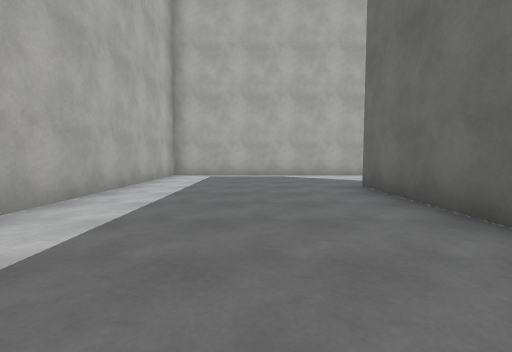
[1] (above)

24 first-person views from a walk through a 3-D level made in the Unity game engine. The camera is 1.2 m above the floor, tilts 4° down and sees 85° across. The floor is counted in squares, 2 m on a side. Each view is taken from the middle of a square. On the plan, view 1 faces up. The plan holds only what a view shows up to about 9 squares ahead; the rest is blank. The place goes on beyond the plan. The player character is not drawn. Surface patterns are stand-ins for the level's own textures.

[2]
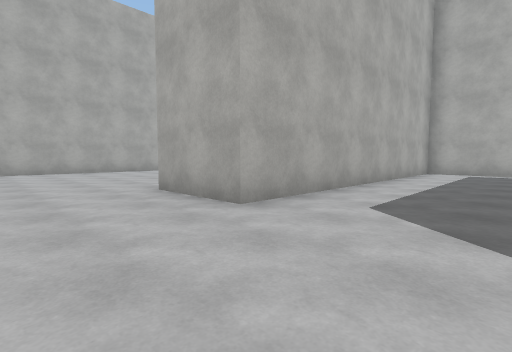

[3]
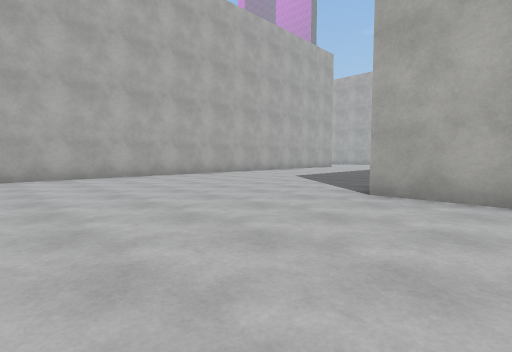

[4]
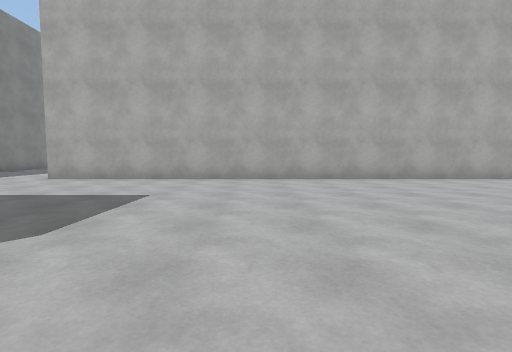

[5]
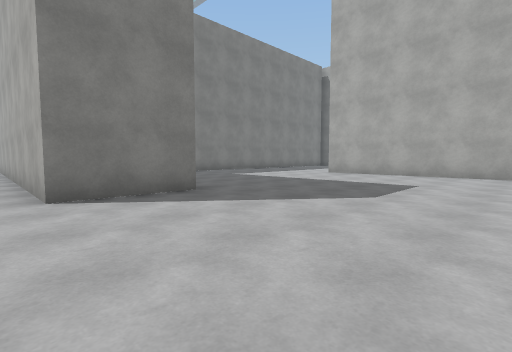

[6]
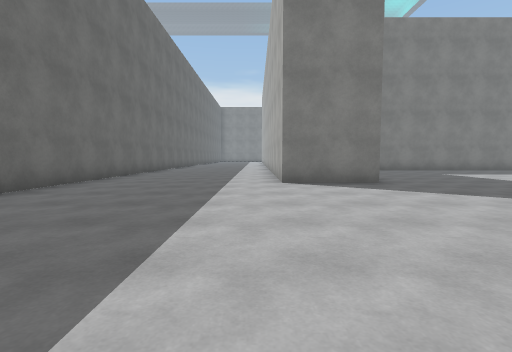

[7]
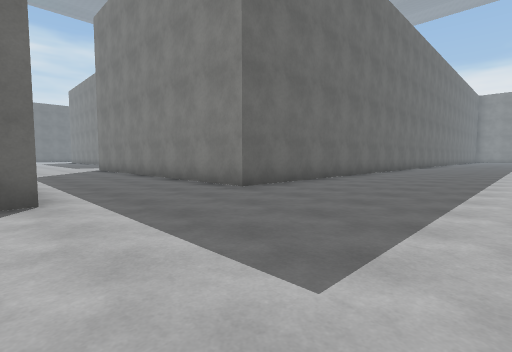

[8]
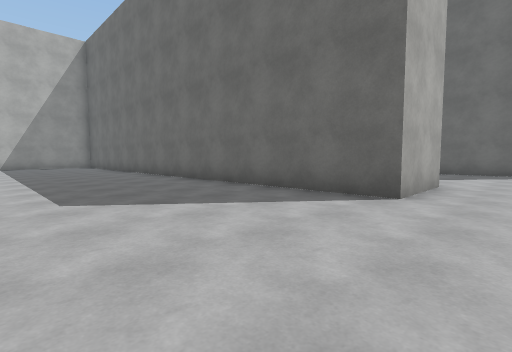

[9]
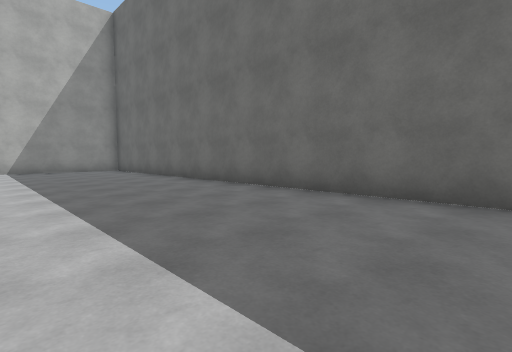

[10]
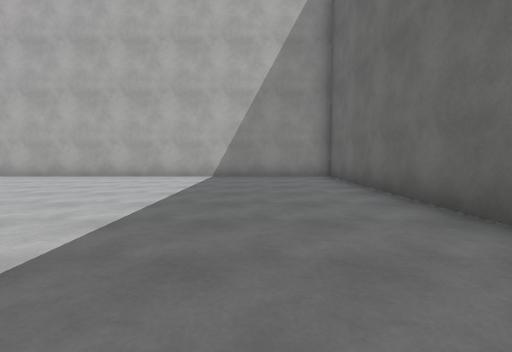

[11]
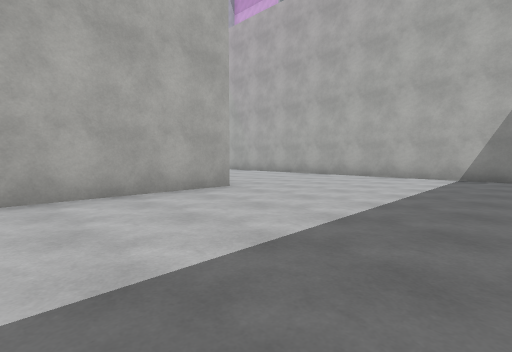

[12]
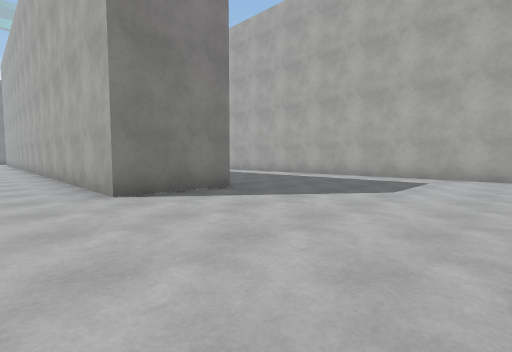

[13]
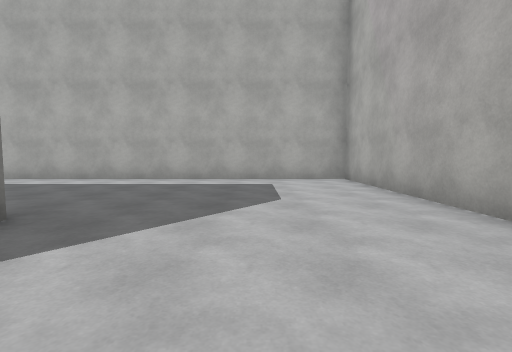

[14]
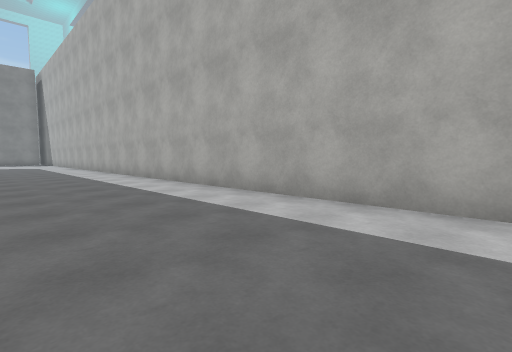

[15]
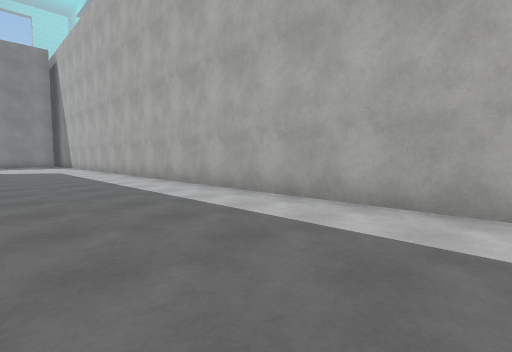

[16]
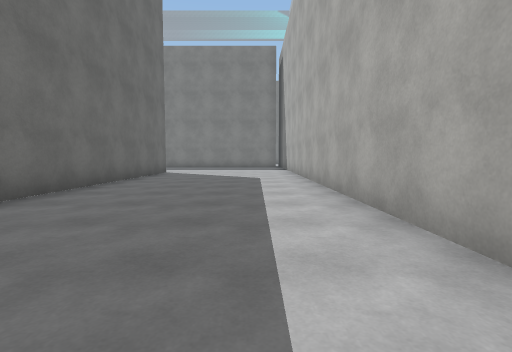

[17]
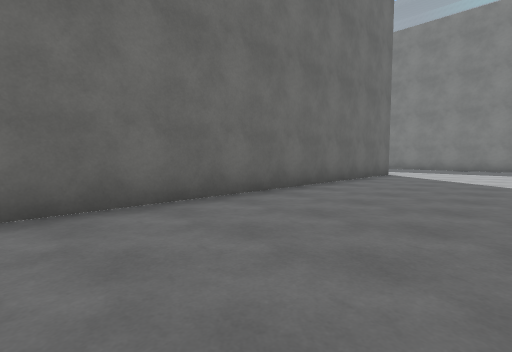

[18]
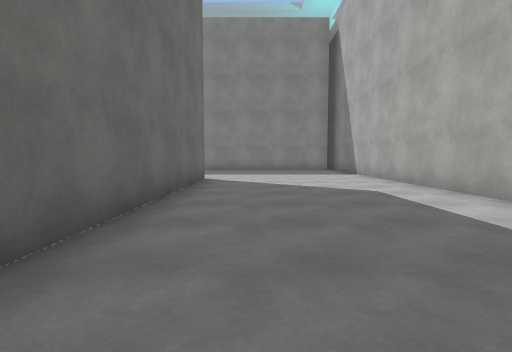

[19]
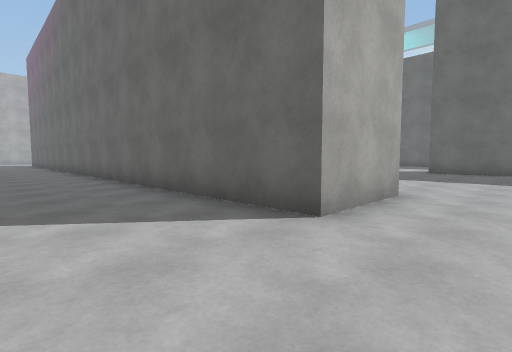

[20]
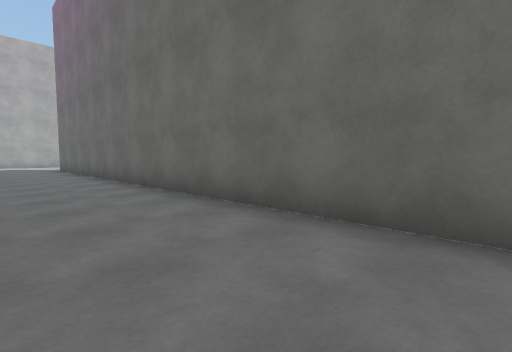

[21]
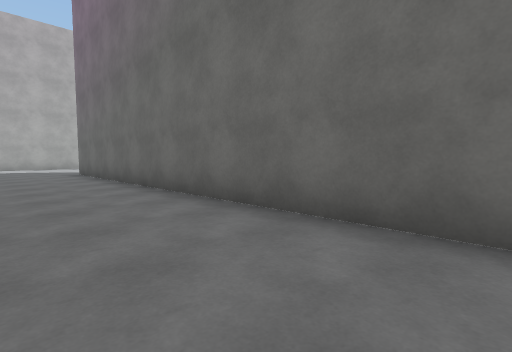

[22]
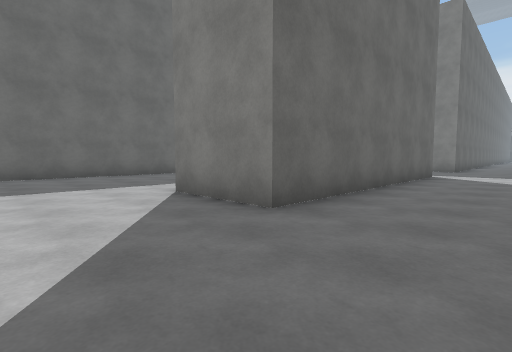

[23]
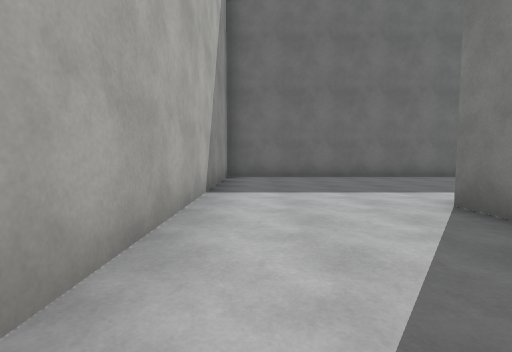

[24]
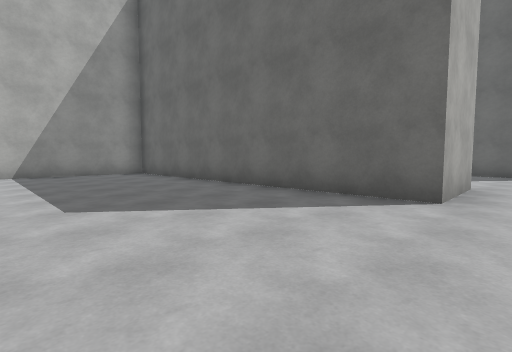

### Floor plan
Points are (right, up) in squares from view 1. A wall is a line through its corners. A room is listed if a view was taken in it or the views show most of it. See-through windows are left out.
Room 1 (views 1, 2, 3, 4, 5, 6, 7, 8, 9, 10, 11, 12, 13, 14, 15, 16, 17, 18, 19, 20, 21, 22, 23, 24)
walls: (2.1, -1.5) (2.1, 5.6) (4.4, 5.6); (-4.9, -8.4) (-2.6, -8.4) (-2.6, -11.5); (2.1, -11.1) (2.1, -4.8) (7, -4.8); (11.4, -0.2) (9.1, -0.2) (9.1, 8.8) (-2.6, 8.8) (-2.6, 0.3) (-4.8, 0.3) (-4.8, 15.4) (-18.4, 15.4) (-18.4, -11.1); (-4.8, -10.6) (-4.8, -9.4); (15.5, -0.6) (15.5, 0.4); (-13.6, 10.6) (-11.4, 10.6) (-11.4, -9.5) (-13.6, -9.5) (-13.6, 10.4)

Where each view was taken, in squares from view 1:
view 1: 0 up, 0 right, facing up
view 2: 2 down, 0 right, facing up-left
view 3: 4 down, 3 left, facing up-left
view 4: 4 down, 4 left, facing left
view 5: 4 down, 2 left, facing down-left
view 6: 2 down, 2 left, facing down
view 7: 1 down, 2 left, facing down-right
view 8: 1 down, 9 left, facing up-right
view 9: 3 up, 9 left, facing up-right
view 10: 7 up, 7 left, facing up
view 11: 7 up, 7 left, facing up-left
view 12: 15 up, 10 left, facing down-left
view 13: 13 up, 11 left, facing left
view 14: 10 up, 15 left, facing down-left
view 15: 5 up, 15 left, facing down-left
view 16: 1 up, 17 left, facing down
view 17: 0 up, 17 left, facing down-right
view 18: 2 down, 15 left, facing down
view 19: 11 down, 16 left, facing up-right
view 20: 3 down, 16 left, facing up-right
view 21: 0 up, 16 left, facing up-right
view 22: 8 up, 0 right, facing down-right
view 23: 8 up, 1 right, facing right
view 24: 1 down, 5 right, facing up-right
